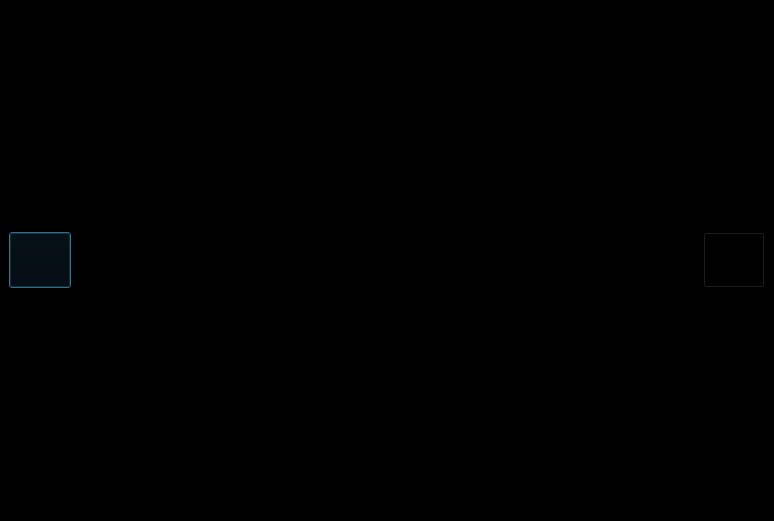
<?xml version="1.0" encoding="UTF-8"?>
<ui version="4.0">
 <class>fullScreenForm</class>
 <widget class="QDialog" name="fullScreenForm">
  <property name="geometry">
   <rect>
    <x>0</x>
    <y>0</y>
    <width>774</width>
    <height>521</height>
   </rect>
  </property>
  <property name="tabletTracking">
   <bool>true</bool>
  </property>
  <property name="windowTitle">
   <string>Dialog</string>
  </property>
  <property name="styleSheet">
   <string notr="true">background-color: rgb(0, 0, 0);</string>
  </property>
  <widget class="QPushButton" name="pbtn_prePage">
   <property name="geometry">
    <rect>
     <x>9</x>
     <y>232</y>
     <width>62</width>
     <height>56</height>
    </rect>
   </property>
   <property name="styleSheet">
    <string notr="true"/>
   </property>
   <property name="text">
    <string/>
   </property>
   <property name="icon">
    <iconset resource="hg_sane_rsc.qrc">
     <normaloff>:/image_rsc/ButtonIco/Active/btnPrevious.png</normaloff>:/image_rsc/ButtonIco/Active/btnPrevious.png</iconset>
   </property>
   <property name="iconSize">
    <size>
     <width>50</width>
     <height>50</height>
    </size>
   </property>
   <property name="flat">
    <bool>false</bool>
   </property>
  </widget>
  <widget class="QGraphicsView" name="graphicsView">
   <property name="geometry">
    <rect>
     <x>10</x>
     <y>10</y>
     <width>761</width>
     <height>501</height>
    </rect>
   </property>
   <property name="mouseTracking">
    <bool>true</bool>
   </property>
   <property name="tabletTracking">
    <bool>false</bool>
   </property>
   <property name="verticalScrollBarPolicy">
    <enum>Qt::ScrollBarAlwaysOff</enum>
   </property>
   <property name="horizontalScrollBarPolicy">
    <enum>Qt::ScrollBarAlwaysOff</enum>
   </property>
   <property name="dragMode">
    <enum>QGraphicsView::ScrollHandDrag</enum>
   </property>
  </widget>
  <widget class="QPushButton" name="pbtn_nextPage">
   <property name="geometry">
    <rect>
     <x>703</x>
     <y>232</y>
     <width>62</width>
     <height>56</height>
    </rect>
   </property>
   <property name="styleSheet">
    <string notr="true"/>
   </property>
   <property name="text">
    <string/>
   </property>
   <property name="icon">
    <iconset resource="hg_sane_rsc.qrc">
     <normaloff>:/image_rsc/ButtonIco/Active/btnNext.png</normaloff>:/image_rsc/ButtonIco/Active/btnNext.png</iconset>
   </property>
   <property name="iconSize">
    <size>
     <width>50</width>
     <height>50</height>
    </size>
   </property>
   <property name="flat">
    <bool>false</bool>
   </property>
  </widget>
  <zorder>graphicsView</zorder>
  <zorder>pbtn_prePage</zorder>
  <zorder>pbtn_nextPage</zorder>
 </widget>
 <resources>
  <include location="hg_sane_rsc.qrc"/>
 </resources>
 <connections/>
</ui>
